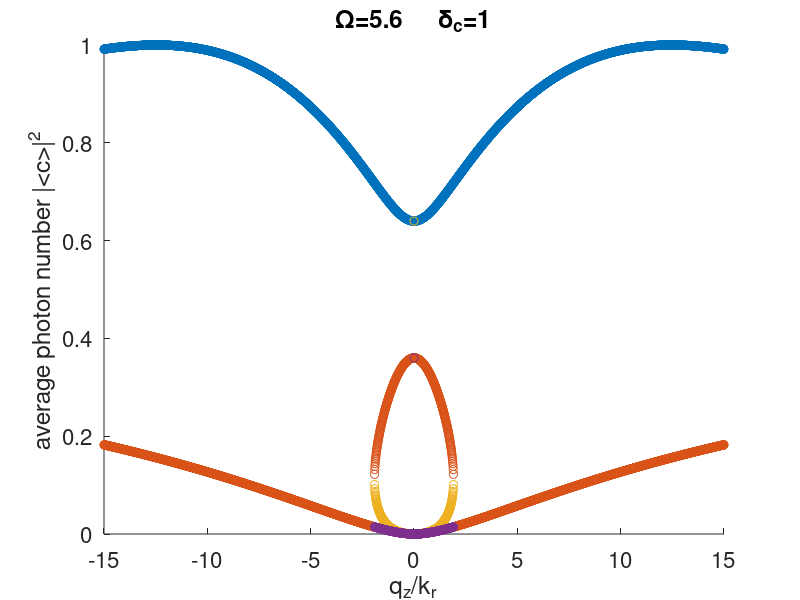

The MATLAB source for this figure:
% photon number calculation
% data from result.mat
clear
clc
load result.mat
% aOmega=1:0.5:10;
 Omega =aOmega;
Omega2=Omega;
nOmega=find(aOmega==Omega);
Eqplot(1:4,1:length(aqz))=Eq_data(:,nOmega,:);
photon=100*ones(4,length(aqz));
for nqz=1:length(aqz)
    qz=aqz(nqz);
    h1=qz^2/2+kr*qz+delta;
    h2=qz^2/2-kr*qz-delta;
    A=@(ex) (eta/Omega2*2)^2*...
        ((ex-h1).^2/(Omega^2/4*eta^2/(1+deltac^2))-(ex-h1)./(ex-h2));
    B=@(ex) 2*deltac*(ex-h1)/(Omega2/2)^2*Omega2/Omega;
    condition=@(ex) B(ex).^2-4*A(ex);
    sign_of_phi_dn=1; % this is questionable. 
    phi_dn_sqr=@(ex)   1/2*(B(ex)+sign_of_phi_dn*sqrt(abs(condition(ex))));
    phi_up_sqr=@(ex) (Omega/2)^2*eta^2/(1+deltac^2)*phi_dn_sqr(ex)./...
        abs(ex-h1+Omega/2*1i*Omega2/2*phi_dn_sqr(ex)/(1-1i*deltac)).^2;
    theta=@(ex) angle((ex-h1+Omega/2*1i*Omega2/2*phi_dn_sqr(ex)/(1-1i*deltac)).*...
        sqrt(abs(phi_up_sqr(ex)))./sqrt(abs(phi_dn_sqr(ex)))...
        /(Omega/2*eta/(1-1i*deltac)));
    for nn=1:4
        if Eqplot(nn,nqz)~=100
            ex=Eqplot(nn,nqz);
            photon(nn,nqz)=1/(1+deltac^2)*(eta^2-eta*Omega2*...
                sqrt(abs(phi_up_sqr(ex))).*sqrt(abs(phi_dn_sqr(ex))).*...
                sin(theta(ex))+(Omega2/2)^2*phi_dn_sqr(ex).*phi_up_sqr(ex));
        end
    end
end
figure(nOmega)
clf
hold on
for nn=1:4
    scatter(aqz,photon(nn,:),'b.')
end
set(gca,'fontsize',16)
xlabel('q_z/k_r')
ylabel('average photon number |<c>|^2')
axis([min(aqz) max(aqz) 0 1])
title(['\Omega=',num2str(Omega),...
        '     \delta_c=',num2str(deltac)])
%saveas(figure(nOmega),['photon_',num2str(nOmega),'.eps'],'epsc')
%save photon.mat

r3 = find(photon(3,:)~=100);aqz3 = aqz(r3);photon3 = photon(3,r3);
r4 = find(photon(4,:)~=100);aqz4 = aqz(r4);photon4 = photon(4,r4);